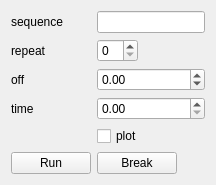
       <widget class="QWidget" name="tab_5">
        <attribute name="title">
         <string>Run</string>
        </attribute>
        <layout class="QFormLayout" name="formLayout_7">
         <property name="fieldGrowthPolicy">
          <enum>QFormLayout::ExpandingFieldsGrow</enum>
         </property>
         <item row="0" column="0">
          <widget class="QLabel" name="label_31">
           <property name="text">
            <string>sequence</string>
           </property>
          </widget>
         </item>
         <item row="0" column="1">
          <widget class="QLineEdit" name="runSequence_lineEdit"/>
         </item>
         <item row="1" column="0">
          <widget class="QLabel" name="label_32">
           <property name="text">
            <string>repeat</string>
           </property>
          </widget>
         </item>
         <item row="1" column="1">
          <widget class="QSpinBox" name="runRepeat_spinBox"/>
         </item>
         <item row="4" column="1">
          <widget class="QCheckBox" name="runPlot_checkBox">
           <property name="text">
            <string>plot</string>
           </property>
          </widget>
         </item>
         <item row="5" column="0">
          <widget class="QPushButton" name="run_pushButton">
           <property name="text">
            <string>Run</string>
           </property>
          </widget>
         </item>
         <item row="2" column="1">
          <widget class="QDoubleSpinBox" name="runOff_doubleSpinBox">
           <property name="sizePolicy">
            <sizepolicy hsizetype="Expanding" vsizetype="Fixed">
             <horstretch>0</horstretch>
             <verstretch>0</verstretch>
            </sizepolicy>
           </property>
           <property name="minimum">
            <double>-1000000000.000000000000000</double>
           </property>
           <property name="maximum">
            <double>1000000000.000000000000000</double>
           </property>
          </widget>
         </item>
         <item row="3" column="1">
          <widget class="QDoubleSpinBox" name="runTime_doubleSpinBox">
           <property name="sizePolicy">
            <sizepolicy hsizetype="Expanding" vsizetype="Fixed">
             <horstretch>0</horstretch>
             <verstretch>0</verstretch>
            </sizepolicy>
           </property>
           <property name="maximum">
            <double>1000000.000000000000000</double>
           </property>
          </widget>
         </item>
         <item row="2" column="0">
          <widget class="QLabel" name="label_35">
           <property name="text">
            <string>off</string>
           </property>
          </widget>
         </item>
         <item row="3" column="0">
          <widget class="QLabel" name="label_36">
           <property name="text">
            <string>time</string>
           </property>
          </widget>
         </item>
         <item row="5" column="1">
          <widget class="QPushButton" name="runBreak_pushButton">
           <property name="sizePolicy">
            <sizepolicy hsizetype="Fixed" vsizetype="Fixed">
             <horstretch>0</horstretch>
             <verstretch>0</verstretch>
            </sizepolicy>
           </property>
           <property name="text">
            <string>Break</string>
           </property>
          </widget>
         </item>
        </layout>
       </widget>
